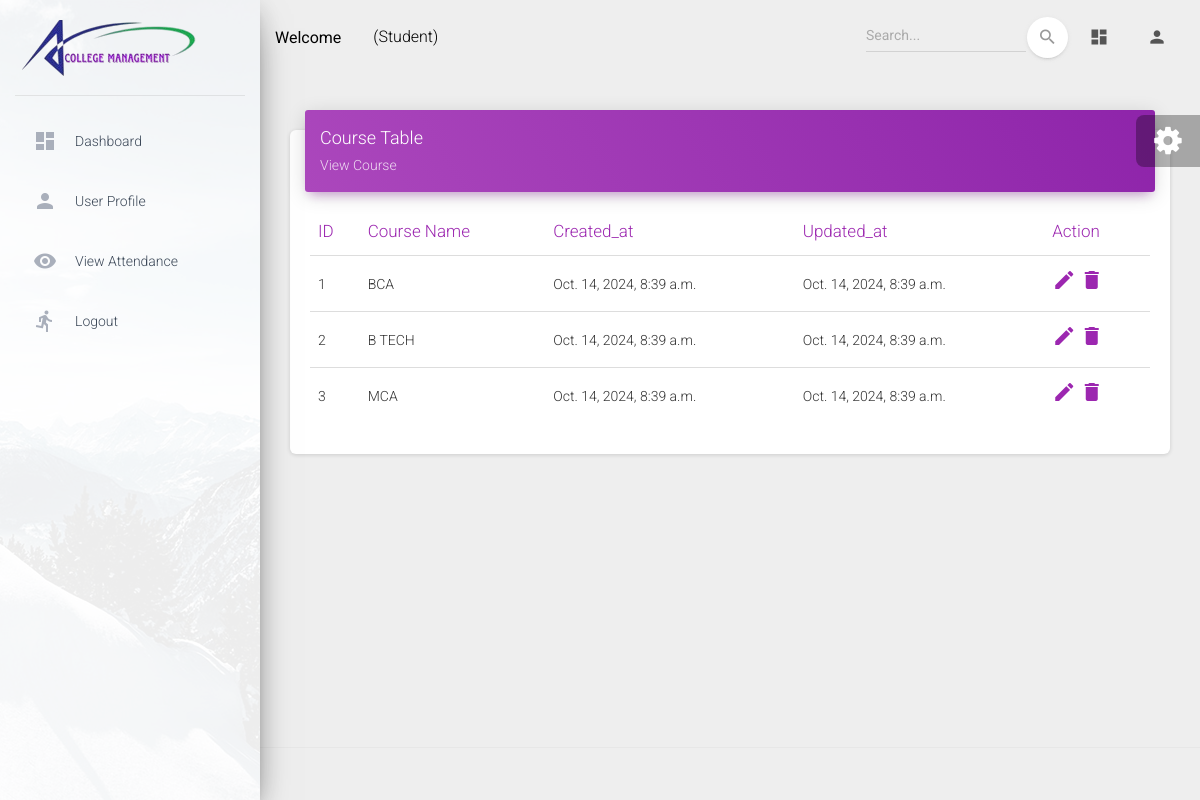
The page /hod/course/view on the database its author committed.
### app/models.py (models this page shows, shortened)
class Course(models.Model):
    name=models.CharField(max_length=100)
    created_at =models.DateTimeField(auto_now_add=True)
    updated_at =models.DateTimeField(auto_now=True)

### college_project/hod_views.py (the view)
# urls.py: path('hod/course/view', hod_views.VIEW_COURSE, name='view_course'),
def VIEW_COURSE(request):
    course =Course.objects.all()
    context={
        'course':course,
    }
    return render(request,'hod/view_course.html',context)

### templates/hod/view_course.html (shortened to what this page needs)
{% extends "base.html" %}
{% block content %}
        <div class="row">
            <div class="col-md-12">
              <div class="card">
                <div class="card-header card-header-primary">
                  <h4 class="card-title ">Course Table</h4>
                  <p class="card-category">View Course</p>
                </div>
                <div class="card-body">
                  <div class="table-responsive">
                    <table class="table">
                      <thead class=" text-primary">
                        <th>
                          ID
                        </th>
                        <th>
                         Course Name
                        </th>
                        <th>
                        Created_at
                        </th>
                        <th>
                          Updated_at
                        </th>
                      <th>
                        Action
                      </th>
                      </thead>
                      <tbody>
                      {% for i in course %}
                        <tr>
                          <td>
                           {{i.id}}
                          </td>
                          <td>
                            {{i.name}}
                          </td>
                          <td>
                            {{i.created_at}}
                          </td>
                          <td>
                            {{i.updated_at}}
                          </td>
                          <td>
                            <a href="{% url 'edit_course' i.id %}" class="material-icons">edit</a> <a href="{% url 'delete_course' i.id %}" class="material-icons">delete</a>
                          </td>
                        </tr>
                      {% endfor %}
                      </tbody>
                    </table>
                  </div>
                </div>
              </div>
            </div>
            </div>
{% endblock content %}

### rows shown on the page
Course: id "1", name "BCA", created_at "Oct. 14, 2024, 8:39 a.m.", updated_at "Oct. 14, 2024, 8:39 a.m."
Course: id "2", name "B TECH", created_at "Oct. 14, 2024, 8:39 a.m.", updated_at "Oct. 14, 2024, 8:39 a.m."
Course: id "3", name "MCA", created_at "Oct. 14, 2024, 8:39 a.m.", updated_at "Oct. 14, 2024, 8:39 a.m."
